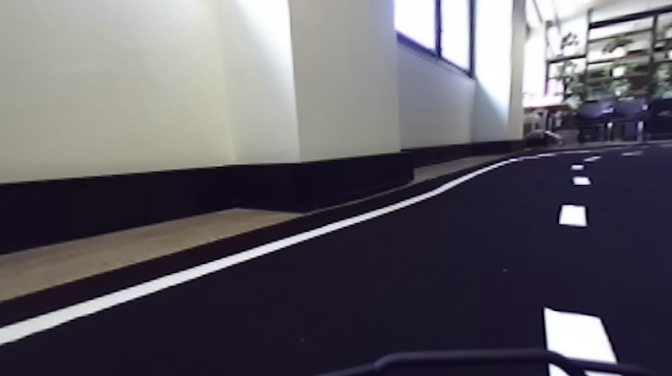
#> input picture notebooks/zed/whitelines/1511059547_left.jpg, 672 x 376 px; its folder holds only this picture in this run
$ jupyter execute --allow-errors opencv.ipynb   (shell and % lines are left out)   (older library calls are emulated)
#> lines starting #> are read from the running program, lines starting #| are printed output that depends on the picture
### ros/src/computer_vision/src/lane_detector.py
#!/usr/bin/python

from scipy.ndimage.measurements import label
import cv2 as cv2
import numpy as np
import sys
import time

"""Lane Detector
Pass in [] into the constructor to receive a list of tuples for debugging purposes.
"""

class LaneDetector():
    def __init__(self):
        self.middle_of_car = (200 + 460)
        self.modified_width = 1272
        self.modified_height = 376

    # [133 lines left out: functions hsl_channel_threshold, colour_threshold, warp_image, find_all_lines, process_images, not called in this run]


# [3 lines that do not run on import are left out]

### notebooks/opencv.ipynb
[cell 1]
import pickle

import cv2
import numpy as np
import matplotlib.pyplot as plt
import matplotlib.image as mpimg

[cell 2]
# !ls zed

import glob
image_files = glob.glob('./zed/whitelines/*left.jpg')

images = []
for fname in image_files:
    img = cv2.imread(fname)
#> img is the input picture: shape (376, 672, 3); mean B, G, R 100.9, 93.3, 96.3
    images.append(img)

print(len(images))
#| 1

image = images[0]
image.shape
#> Out = (376, 672, 3)
#| (376, 672, 3)

# image = plt.imread("./zed/zed2.png")
# print image.shape
# plt.imshow(image)

[cell 3]
# [63 lines left out: functions abs_sobel_thresh, hsl_channel_threshold, colour_threshold, filter_lanes, plot_images, not called in this run]

#> (the rest of this cell did not finish here and is left out)

#> (a cell that did not finish here is left out)

[cell 5]
def warp_image(image, mode='normal'):
#> called with mode = 'normal'
    image = np.copy(image)
    warp_vertices_src = [(75, image.shape[0]), (300, 185), (385, 185), (597, image.shape[0])] #both sides
    src = np.float32(warp_vertices_src)
    dst = np.float32([[375, image.shape[0]], [375, 0], [697, 0], [697, image.shape[0]]])

# [4 lines of commented-out code are left out]

    if mode=='normal':
        M = cv2.getPerspectiveTransform(src, dst)
        warped = cv2.warpPerspective(image, M, (1072, image.shape[0]), flags=cv2.INTER_LINEAR)
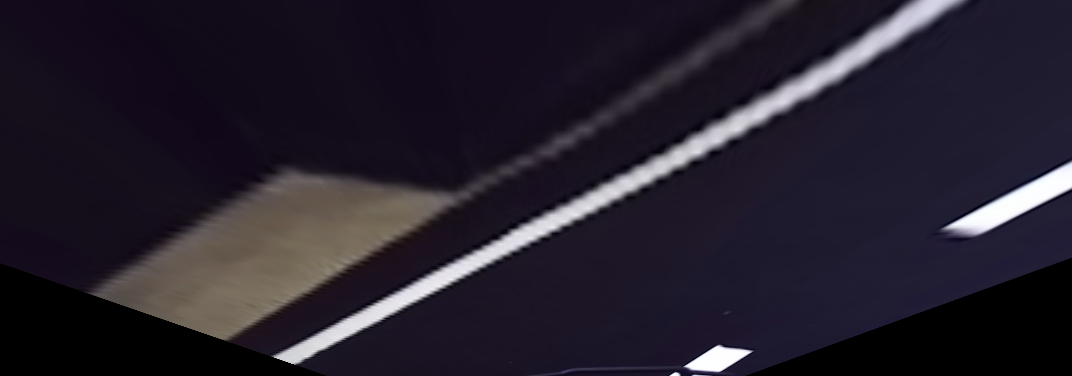
#> warped: shape (376, 1072, 3); mean B, G, R 43.9, 31.8, 37.1
    elif mode=='inverse':
        M = cv2.getPerspectiveTransform(dst, src)
        warped = cv2.warpPerspective(image, M, (672, image.shape[0]), flags=cv2.INTER_LINEAR)
    return warped

image = images[0]
print(image.shape)
warped = warp_image(image)
warped_inverse = warp_image(warped, mode='inverse')
#> call 2 of warp_image, with mode = 'inverse'
#> in warp_image (call 2), `warped = cv2.warpPerspective(image, M, (672, image.shape[0]), flags=cv..`:
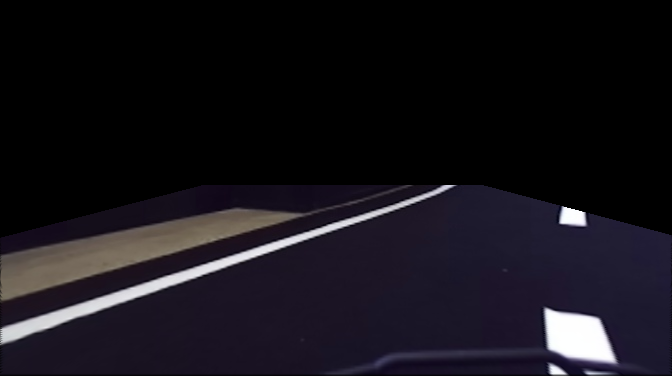
#> warped: shape (376, 672, 3); mean B, G, R 25.6, 19.2, 21.9
f, ax = plt.subplots(1, 2, figsize=(12,12))
ax[0].imshow(image)
ax[0].set_title('original')
ax[1].imshow(warped_inverse)
ax[1].set_title('reverted after warp')
plt.figure(figsize=(16,8))
plt.title('warped')
plt.imshow(warped)
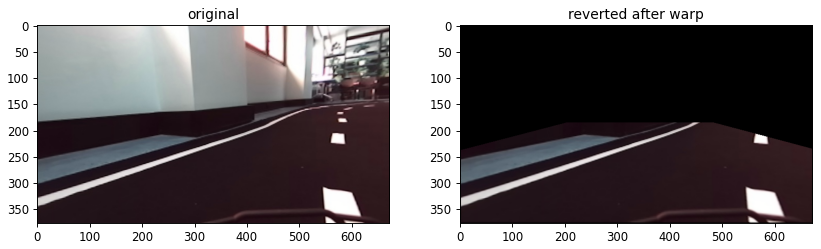
#> figure drawn by matplotlib, 2 panels; B, G, R data is drawn as R, G, B

$ run again, on notebooks/zed/whitelines/1511746340_left.jpg
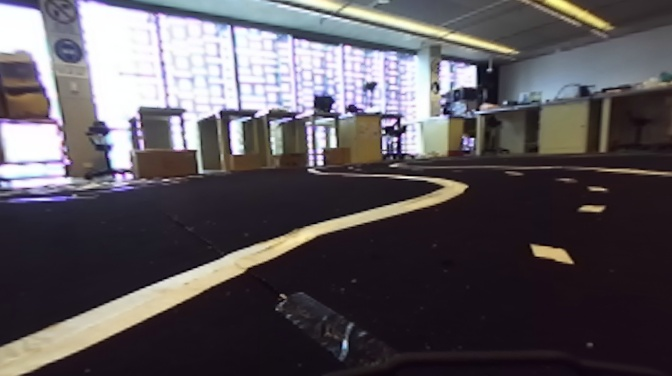
#> input picture notebooks/zed/whitelines/1511746340_left.jpg, 672 x 376 px
#> img is the input picture: shape (376, 672, 3); mean B, G, R 90.2, 85.1, 90.3
#| 1
#| (376, 672, 3)
#> in warp_image (call 2), `warped = cv2.warpPerspective(image, M, (672, image.shape[0]), flags=cv..`:
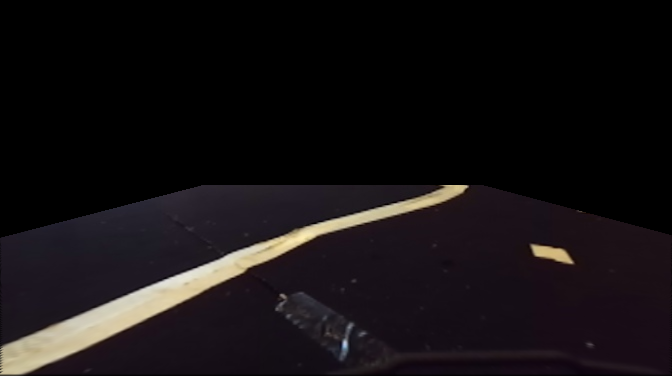
#> warped: shape (376, 672, 3); mean B, G, R 18.8, 17, 20.8
#> `[cell 5] def warp_image(image, mode='normal'): image = np.copy(image) ..`:
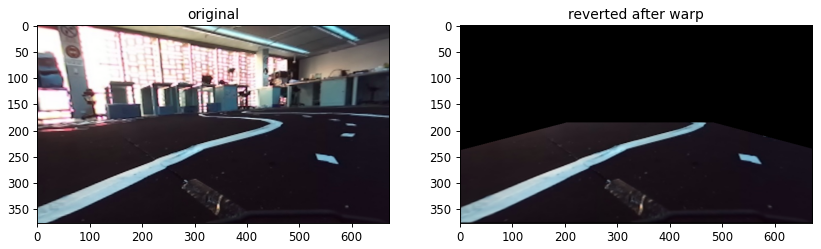
#> figure drawn by matplotlib, 2 panels; B, G, R data is drawn as R, G, B

$ run again, on notebooks/zed/whitelines/1511746912_left.jpg
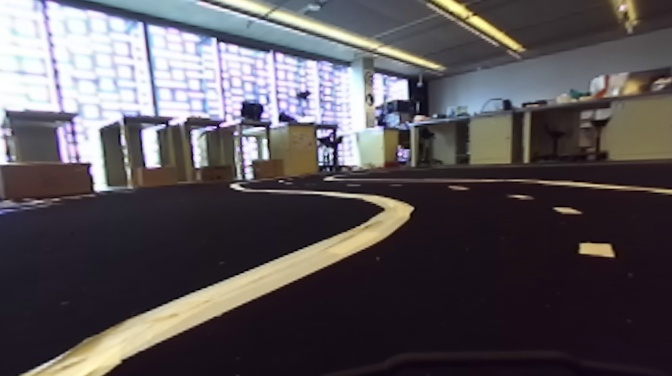
#> input picture notebooks/zed/whitelines/1511746912_left.jpg, 672 x 376 px
#> img is the input picture: shape (376, 672, 3); mean B, G, R 87.4, 83.3, 88.4
#| 1
#| (376, 672, 3)
#> in warp_image (call 2), `warped = cv2.warpPerspective(image, M, (672, image.shape[0]), flags=cv..`:
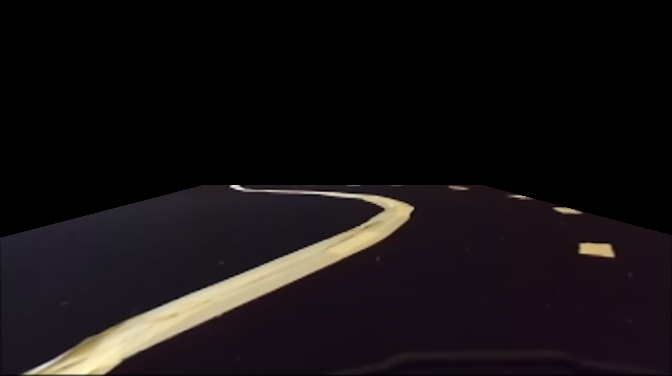
#> warped: shape (376, 672, 3); mean B, G, R 18.9, 17.4, 21.6
#> `[cell 5] def warp_image(image, mode='normal'): image = np.copy(image) ..`:
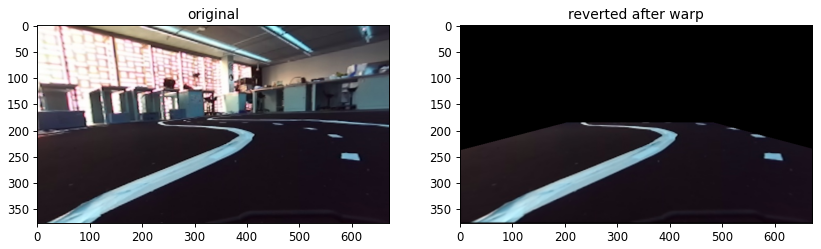
#> figure drawn by matplotlib, 2 panels; B, G, R data is drawn as R, G, B

$ run again, on notebooks/zed/whitelines/1511059567_left.jpg
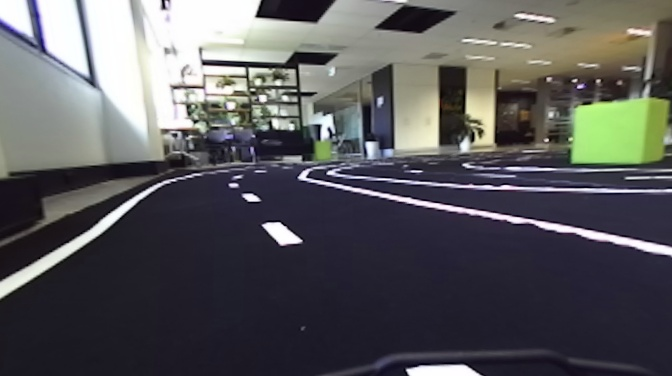
#> input picture notebooks/zed/whitelines/1511059567_left.jpg, 672 x 376 px
#> img is the input picture: shape (376, 672, 3); mean B, G, R 91.2, 88.9, 89.1
#| 1
#| (376, 672, 3)
#> in warp_image (call 2), `warped = cv2.warpPerspective(image, M, (672, image.shape[0]), flags=cv..`:
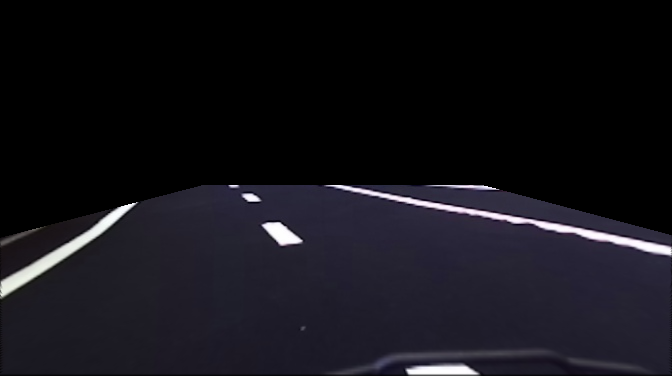
#> warped: shape (376, 672, 3); mean B, G, R 25.2, 19, 20.2
#> `[cell 5] def warp_image(image, mode='normal'): image = np.copy(image) ..`:
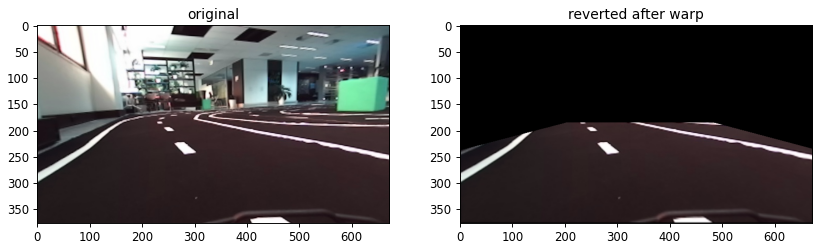
#> figure drawn by matplotlib, 2 panels; B, G, R data is drawn as R, G, B

$ run again, on notebooks/zed/whitelines/1511060214_left.jpg
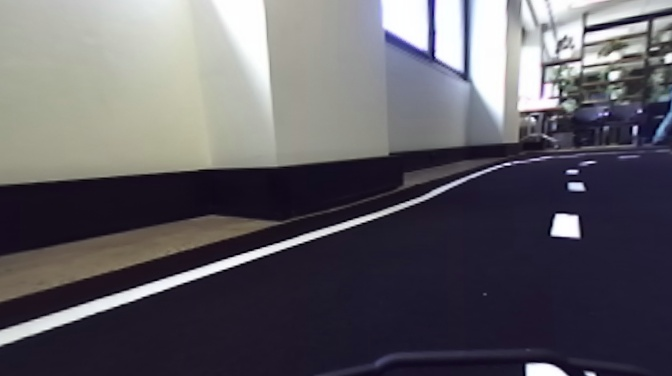
#> input picture notebooks/zed/whitelines/1511060214_left.jpg, 672 x 376 px
#> img is the input picture: shape (376, 672, 3); mean B, G, R 99.9, 92.9, 95.3
#| 1
#| (376, 672, 3)
#> in warp_image (call 2), `warped = cv2.warpPerspective(image, M, (672, image.shape[0]), flags=cv..`:
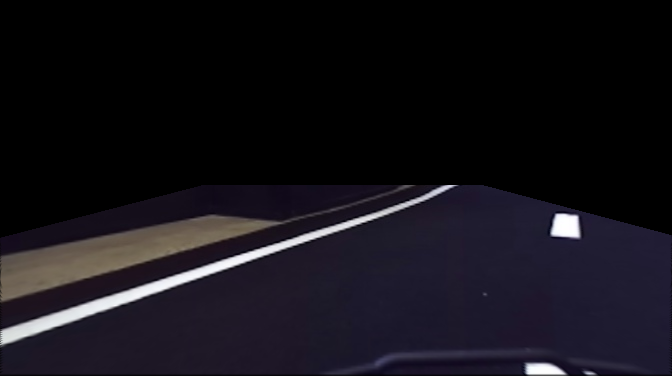
#> warped: shape (376, 672, 3); mean B, G, R 24.5, 18, 20.4
#> `[cell 5] def warp_image(image, mode='normal'): image = np.copy(image) ..`:
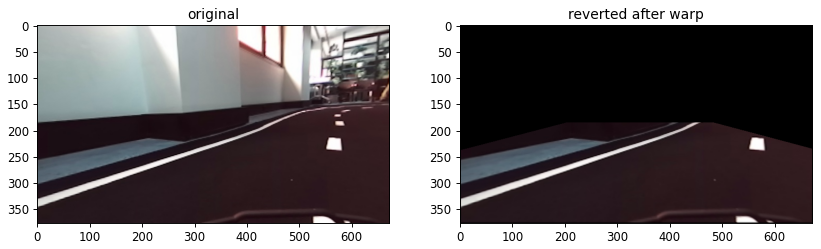
#> figure drawn by matplotlib, 2 panels; B, G, R data is drawn as R, G, B
